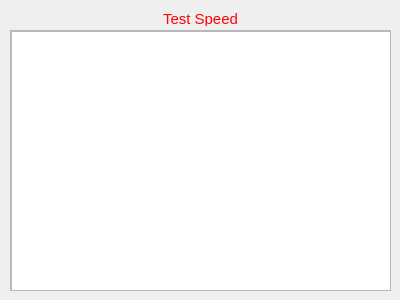
<?xml version="1.0" encoding="UTF-8"?>
<ui version="4.0">
 <class>TestSpeed</class>
 <widget class="QWidget" name="TestSpeed">
  <property name="geometry">
   <rect>
    <x>0</x>
    <y>0</y>
    <width>400</width>
    <height>300</height>
   </rect>
  </property>
  <property name="windowTitle">
   <string>Form</string>
  </property>
  <widget class="QLabel" name="label">
   <property name="geometry">
    <rect>
     <x>140</x>
     <y>10</y>
     <width>121</width>
     <height>16</height>
    </rect>
   </property>
   <property name="font">
    <font>
     <pointsize>11</pointsize>
    </font>
   </property>
   <property name="text">
    <string>&lt;html&gt;&lt;head/&gt;&lt;body&gt;&lt;p&gt;&lt;span style=&quot; color:#ff0202;&quot;&gt;Test Speed&lt;/span&gt;&lt;/p&gt;&lt;/body&gt;&lt;/html&gt;</string>
   </property>
   <property name="alignment">
    <set>Qt::AlignCenter</set>
   </property>
  </widget>
  <widget class="QScrollArea" name="scrollArea">
   <property name="geometry">
    <rect>
     <x>10</x>
     <y>30</y>
     <width>381</width>
     <height>261</height>
    </rect>
   </property>
   <property name="widgetResizable">
    <bool>true</bool>
   </property>
   <widget class="QWidget" name="scrollAreaWidgetContents">
    <property name="geometry">
     <rect>
      <x>0</x>
      <y>0</y>
      <width>379</width>
      <height>259</height>
     </rect>
    </property>
    <widget class="QTextEdit" name="textEdit">
     <property name="geometry">
      <rect>
       <x>0</x>
       <y>0</y>
       <width>381</width>
       <height>261</height>
      </rect>
     </property>
    </widget>
   </widget>
  </widget>
 </widget>
 <resources/>
 <connections/>
</ui>
